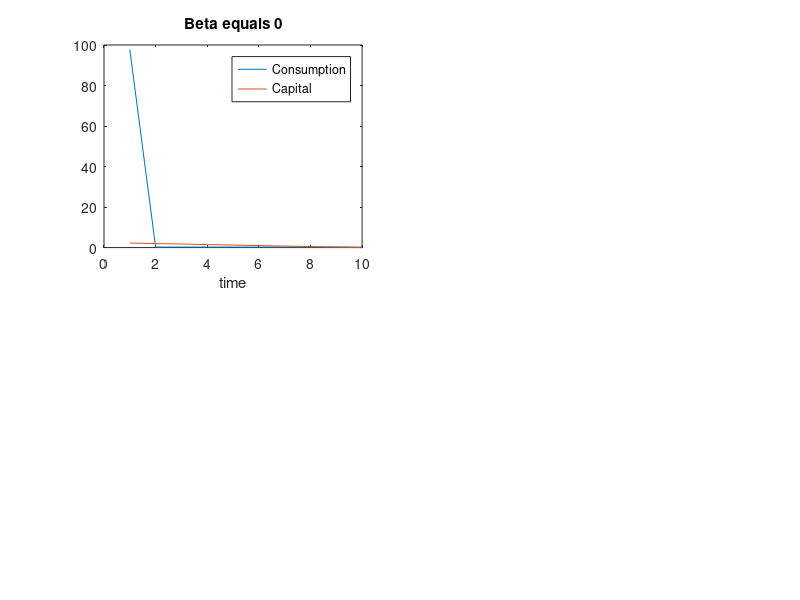

Recreate this plot in MATLAB. (Note: this script raises an error after producing the figure.)
%% Dependency of the consumption on the discount factor

% beta=0
% parameters
beta = 0;     % discount factor
T = 10;         % time span
k1 = 100;       % initial capital
npoints = 400;  % nb.points in the grid search

k = linspace(0, k1, npoints+1);               % set all values for K
V = [NaN(length(k), T), zeros(length(k), 1)]; % prealocate V

% backward: grid search (loop over possible values of k(t) and k(t+1))
aux = NaN(length(k), length(k), T);

for t = T:-1:1       
    for in = 1:length(k)
        for out = 1:in
            c = k(in)-k(out);
            aux(in, out, t) = log(c)+beta*V(out, t+1);
        end
    end
    V(:,t) = max(aux(:,:,t), [], 2); % get the maximun by columns
end

% forward: compute optimal results
vf = NaN(T, 1);             % prealocate value function 
capital = [k1; NaN(T, 1)];  % prealocate capital
consumption = NaN(T, 1);    % prealocate consumption
for t = 1:T
    vf(t) = V(k==capital(t), t);
    capital(t+1) = k(aux(k==capital(t), :, t)==vf(t));
    consumption(t) = capital(t)-capital(t+1);
end

figure(1)
subplot(2,2,1)
% consumption and capital
plot(1:T, [consumption, capital(2:T+1)])
title('Beta equals 0')
xlabel('time'); legend('Consumption', 'Capital')

% show results
pkg load tablicious                       % Load the pkg that formulates the table
Table = {'t','capital','consumption'};
t = [1;2;3;4;5;6;7;8;9;10];
capital = capital(1:T);
consumption = consumption;
disp(' ')
disp('Discount Factor = 0')
tab = table (t, capital, consumption);
prettyprint (tab)

% beta=0.5
% parameters
beta = 0.5;     % discount factor
T = 10;         % time span
k1 = 100;       % initial capital
npoints = 400;  % nb.points in the grid search

k = linspace(0, k1, npoints+1);               % set all values for K
V = [NaN(length(k), T), zeros(length(k), 1)]; % prealocate V

% backward: grid search (loop over possible values of k(t) and k(t+1))
aux = NaN(length(k), length(k), T);

for t = T:-1:1       
    for in = 1:length(k)
        for out = 1:in
            c = k(in)-k(out);
            aux(in, out, t) = log(c)+beta*V(out, t+1);
        end
    end
    V(:,t) = max(aux(:,:,t), [], 2); % get the maximun by columns
end

% forward: compute optimal results
vf = NaN(T, 1);             % prealocate value function 
capital = [k1; NaN(T, 1)];  % prealocate capital
consumption = NaN(T, 1);    % prealocate consumption
for t = 1:T
    vf(t) = V(k==capital(t), t);
    capital(t+1) = k(aux(k==capital(t), :, t)==vf(t));
    consumption(t) = capital(t)-capital(t+1);
end


subplot(2,2,2)
% consumption and capital
plot(1:T, [consumption, capital(2:T+1)])
title('Beta equals 0.5')
xlabel('time'); legend('Consumption', 'Capital')

% show results 
% if you have not loaded the pkg tablicious before, please go back to line 44 and execute it
Table = {'t','capital','consumption'};
t = [1;2;3;4;5;6;7;8;9;10];
capital = capital(1:T);
consumption = consumption;
disp(' ')
disp('Discount Factor = 0.5')
tab = table (t, capital, consumption);
prettyprint (tab)

% beta=1
% parameters
beta = 1;     % discount factor
T = 10;         % time span
k1 = 100;       % initial capital
npoints = 400;  % nb.points in the grid search

k = linspace(0, k1, npoints+1);               % set all values for K
V = [NaN(length(k), T), zeros(length(k), 1)]; % prealocate V

% backward: grid search (loop over possible values of k(t) and k(t+1))
aux = NaN(length(k), length(k), T);

for t = T:-1:1       
    for in = 1:length(k)
        for out = 1:in
            c = k(in)-k(out);
            aux(in, out, t) = log(c)+beta*V(out, t+1);
        end
    end
    V(:,t) = max(aux(:,:,t), [], 2); % get the maximun by columns
end

% forward: compute optimal results
vf = NaN(T, 1);             % prealocate value function 
capital = [k1; NaN(T, 1)];  % prealocate capital
consumption = NaN(T, 1);    % prealocate consumption
for t = 1:T
    vf(t) = V(k==capital(t), t);
    capital(t+1) = k(aux(k==capital(t), :, t)==vf(t));
    consumption(t) = capital(t)-capital(t+1);
end


subplot(2,2,3)
% consumption and capital
plot(1:T, [consumption, capital(2:T+1)])
title('Beta equals 1')
xlabel('time'); legend('Consumption', 'Capital')

% show results
% if you have not loaded the pkg tablicious before, please go back to line 44 and execute it
Table = {'t','capital','consumption'};
t = [1;2;3;4;5;6;7;8;9;10];
capital = capital(1:T);
consumption = consumption;
disp(' ')
disp('Discount Factor = 1')
tab = table (t, capital, consumption);
prettyprint (tab)

% beta=2
% parameters
beta = 2;     % discount factor
T = 10;         % time span
k1 = 100;       % initial capital
npoints = 400;  % nb.points in the grid search

k = linspace(0, k1, npoints+1);               % set all values for K
V = [NaN(length(k), T), zeros(length(k), 1)]; % prealocate V

% backward: grid search (loop over possible values of k(t) and k(t+1))
aux = NaN(length(k), length(k), T);

for t = T:-1:1       
    for in = 1:length(k)
        for out = 1:in
            c = k(in)-k(out);
            aux(in, out, t) = log(c)+beta*V(out, t+1);
        end
    end
    V(:,t) = max(aux(:,:,t), [], 2); % get the maximun by columns
end

% forward: compute optimal results
vf = NaN(T, 1);             % prealocate value function 
capital = [k1; NaN(T, 1)];  % prealocate capital
consumption = NaN(T, 1);    % prealocate consumption
for t = 1:T
    vf(t) = V(k==capital(t), t);
    capital(t+1) = k(aux(k==capital(t), :, t)==vf(t));
    consumption(t) = capital(t)-capital(t+1);
end


subplot(2,2,4)
% consumption and capital
plot(1:T, [consumption, capital(2:T+1)])
title('Beta equals 2')
xlabel('time'); legend('Consumption', 'Capital')

% show results
% if you have not loaded the pkg tablicious before, please go back to line 44 and execute it
Table = {'t','capital','consumption'};
t = [1;2;3;4;5;6;7;8;9;10];
capital = capital(1:T);
consumption = consumption;
disp(' ')
disp('Discount Factor = 2')
tab = table (t, capital, consumption);
prettyprint (tab)